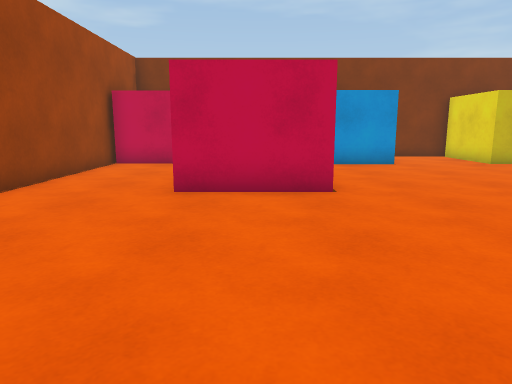
[1] (above)

15 first-person views from a walk through a 3-D level made in the Unity game engine. The camera is 1.2 m above the floor, tilts 10° down and sees 70° across. The floor is counted in squares, 1 m on a side. Each view is taken from the middle of a square. On the plan, view 1 faces up. The plan holds only what a view shows up to about 15 squares ahead; the rest is blank. The place goes on beyond the plan.

[2]
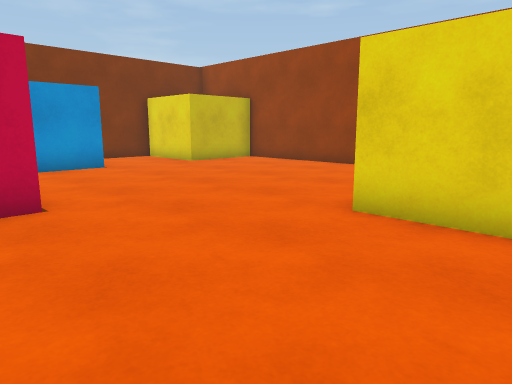

[3]
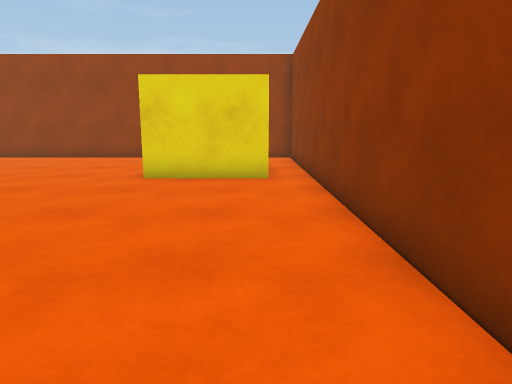

[4]
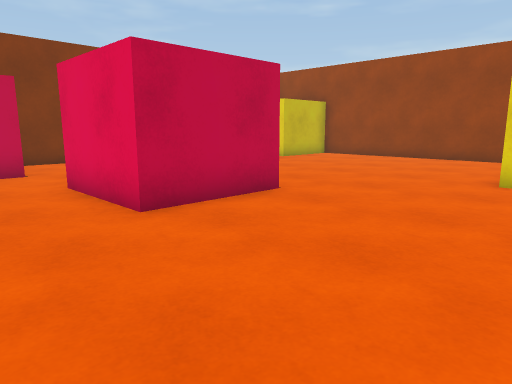

[5]
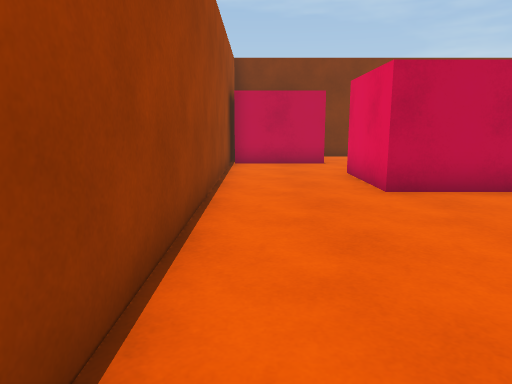

[6]
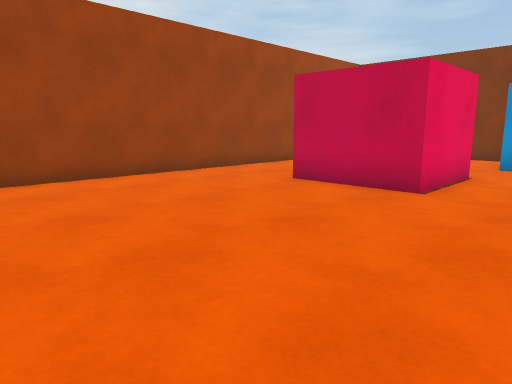

[7]
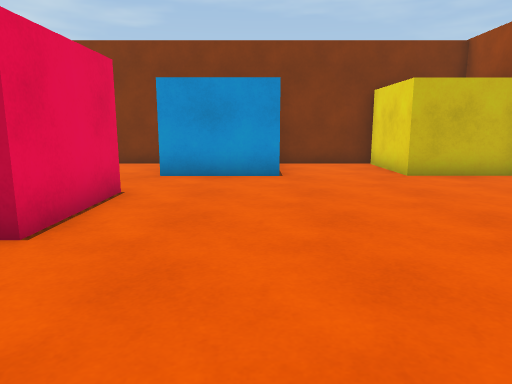

[8]
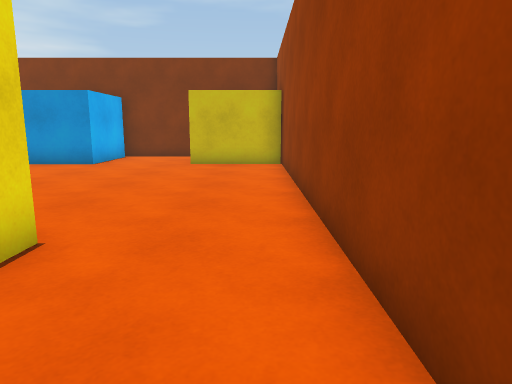

[9]
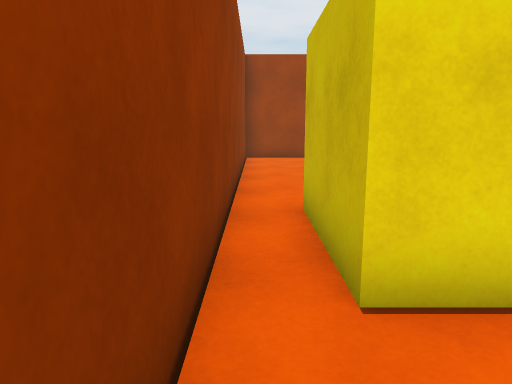

[10]
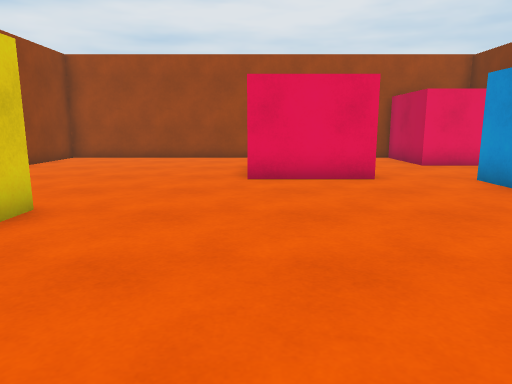

[11]
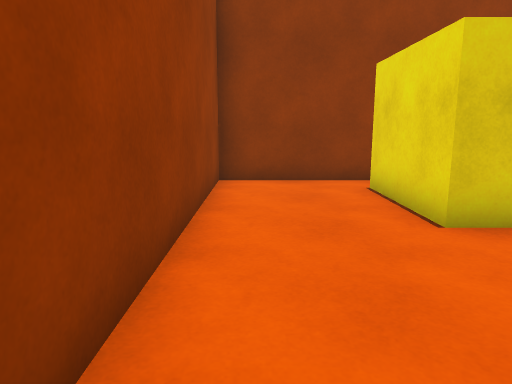

[12]
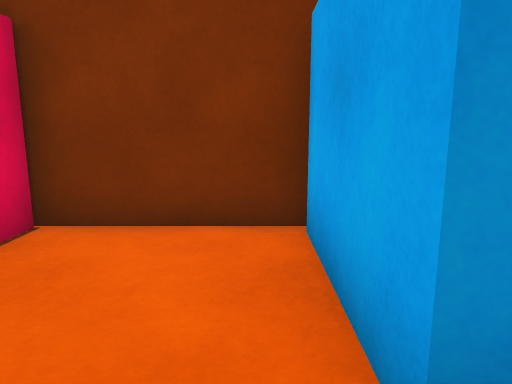

[13]
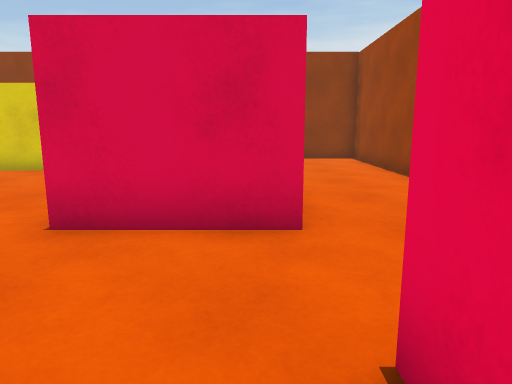

[14]
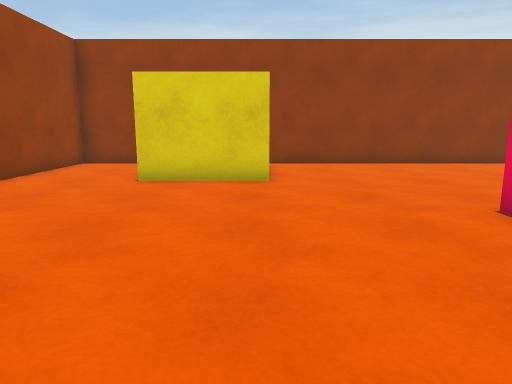

[15]
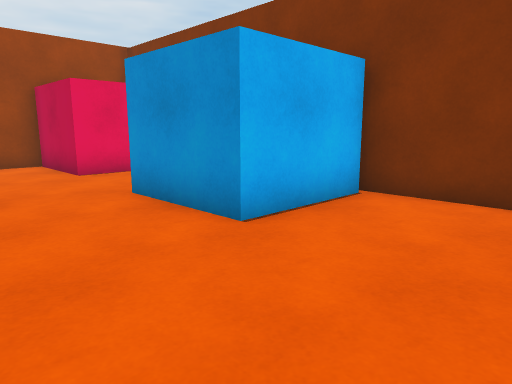

### Floor plan
Ten units are one square. View 1 is at (0, 0); x grows to the right and y downward. Boxes are objects, and circles mark ways between rooms. Rooms are numbered by the first view taken in them; rooms with no view inside come last. Other rooms are left out.
<svg viewBox="-54 -159 168 168">
<path fill="none" stroke="#000" d="M47 -37 77 -37 77 -7 47 -7 47 -37M15 -98 15 -68 -15 -68 -15 -98 -5 -98M-17 -123 -48 -123M-49 -130 -49 4 109 4 109 -121 78 -121 78 -154 46 -154 46 -121 16 -121M16 -121 16 -154 -17 -154 -17 -123M-5 -98 15 -98"/>
<circle cx="5" cy="-110" r="3" fill="#2a7"/>
<text x="30" y="-60">1</text>
<text x="0" y="-130">2</text>
</svg>
Room 1 opens to room 2.

Where each view was taken, in squares from view 1:
view 1: 0 up, 0 right, facing up
view 2: 1 up, 0 right, facing up-right
view 3: 1 up, 4 left, facing right
view 4: 2 up, 4 left, facing up-right
view 5: 0 up, 4 left, facing up
view 6: 0 up, 4 right, facing up-left
view 7: 3 up, 4 right, facing up
view 8: 0 up, 10 right, facing up
view 9: 0 up, 10 right, facing left
view 10: 7 up, 10 right, facing left
view 11: 8 up, 10 right, facing down
view 12: 11 up, 1 right, facing up
view 13: 14 up, 1 left, facing down
view 14: 12 up, 5 right, facing down
view 15: 9 up, 8 right, facing up-left
